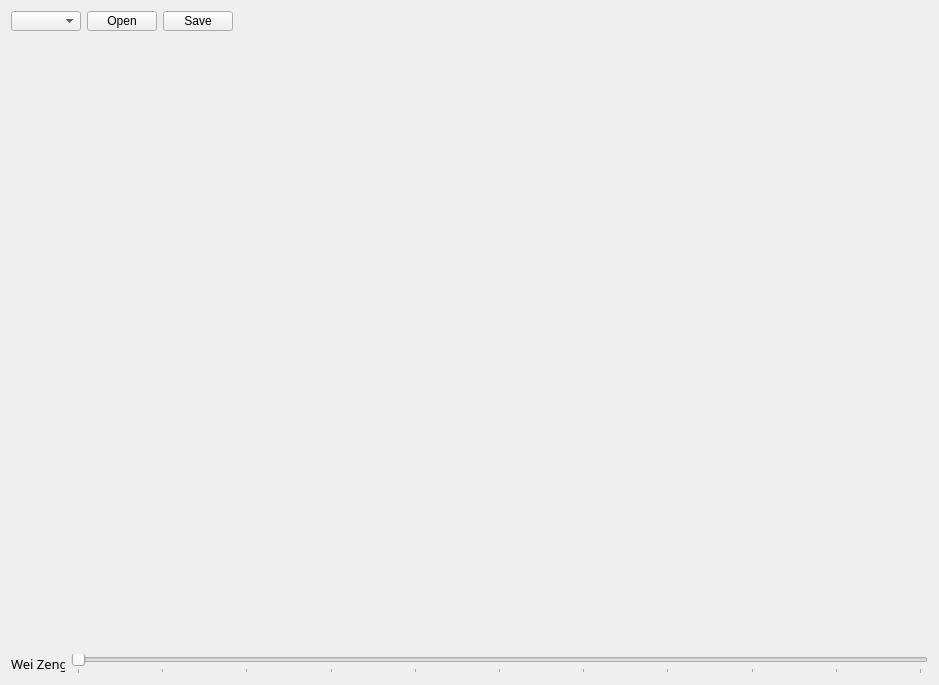
<?xml version="1.0" encoding="UTF-8"?>
<ui version="4.0">
 <class>Form</class>
 <widget class="QWidget" name="Form">
  <property name="geometry">
   <rect>
    <x>0</x>
    <y>0</y>
    <width>939</width>
    <height>685</height>
   </rect>
  </property>
  <property name="sizePolicy">
   <sizepolicy hsizetype="Minimum" vsizetype="Minimum">
    <horstretch>0</horstretch>
    <verstretch>0</verstretch>
   </sizepolicy>
  </property>
  <property name="minimumSize">
   <size>
    <width>250</width>
    <height>300</height>
   </size>
  </property>
  <property name="windowTitle">
   <string>Image Blurer</string>
  </property>
  <layout class="QVBoxLayout" name="verticalLayout">
   <item>
    <layout class="QHBoxLayout" name="horizontalLayout">
     <item>
      <widget class="QComboBox" name="comboBox">
       <property name="sizePolicy">
        <sizepolicy hsizetype="Fixed" vsizetype="Fixed">
         <horstretch>0</horstretch>
         <verstretch>0</verstretch>
        </sizepolicy>
       </property>
       <property name="minimumSize">
        <size>
         <width>70</width>
         <height>20</height>
        </size>
       </property>
       <property name="maximumSize">
        <size>
         <width>70</width>
         <height>20</height>
        </size>
       </property>
       <property name="currentText">
        <string/>
       </property>
       <property name="placeholderText">
        <string>Type</string>
       </property>
      </widget>
     </item>
     <item>
      <widget class="QPushButton" name="pushButton_open">
       <property name="sizePolicy">
        <sizepolicy hsizetype="Fixed" vsizetype="Fixed">
         <horstretch>0</horstretch>
         <verstretch>0</verstretch>
        </sizepolicy>
       </property>
       <property name="minimumSize">
        <size>
         <width>70</width>
         <height>20</height>
        </size>
       </property>
       <property name="maximumSize">
        <size>
         <width>70</width>
         <height>20</height>
        </size>
       </property>
       <property name="text">
        <string>Open</string>
       </property>
      </widget>
     </item>
     <item>
      <widget class="QPushButton" name="pushButton_save">
       <property name="sizePolicy">
        <sizepolicy hsizetype="Fixed" vsizetype="Fixed">
         <horstretch>0</horstretch>
         <verstretch>0</verstretch>
        </sizepolicy>
       </property>
       <property name="minimumSize">
        <size>
         <width>70</width>
         <height>20</height>
        </size>
       </property>
       <property name="maximumSize">
        <size>
         <width>70</width>
         <height>20</height>
        </size>
       </property>
       <property name="text">
        <string>Save</string>
       </property>
      </widget>
     </item>
     <item>
      <spacer name="horizontalSpacer">
       <property name="orientation">
        <enum>Qt::Horizontal</enum>
       </property>
       <property name="sizeHint" stdset="0">
        <size>
         <width>158</width>
         <height>20</height>
        </size>
       </property>
      </spacer>
     </item>
    </layout>
   </item>
   <item>
    <widget class="QLabel" name="picLabel">
     <property name="sizePolicy">
      <sizepolicy hsizetype="Expanding" vsizetype="Expanding">
       <horstretch>0</horstretch>
       <verstretch>0</verstretch>
      </sizepolicy>
     </property>
     <property name="text">
      <string/>
     </property>
    </widget>
   </item>
   <item>
    <layout class="QHBoxLayout" name="horizontalLayout_2">
     <item>
      <widget class="QLabel" name="label">
       <property name="sizePolicy">
        <sizepolicy hsizetype="Fixed" vsizetype="Fixed">
         <horstretch>0</horstretch>
         <verstretch>0</verstretch>
        </sizepolicy>
       </property>
       <property name="minimumSize">
        <size>
         <width>54</width>
         <height>20</height>
        </size>
       </property>
       <property name="maximumSize">
        <size>
         <width>54</width>
         <height>20</height>
        </size>
       </property>
       <property name="font">
        <font>
         <family>Euclid Fraktur</family>
         <pointsize>10</pointsize>
        </font>
       </property>
       <property name="text">
        <string>Wei Zeng</string>
       </property>
      </widget>
     </item>
     <item>
      <widget class="QSlider" name="blurSlider">
       <property name="maximum">
        <number>20</number>
       </property>
       <property name="pageStep">
        <number>1</number>
       </property>
       <property name="orientation">
        <enum>Qt::Horizontal</enum>
       </property>
       <property name="invertedAppearance">
        <bool>false</bool>
       </property>
       <property name="tickPosition">
        <enum>QSlider::TicksBelow</enum>
       </property>
       <property name="tickInterval">
        <number>2</number>
       </property>
      </widget>
     </item>
    </layout>
   </item>
  </layout>
 </widget>
 <resources/>
 <connections/>
</ui>
